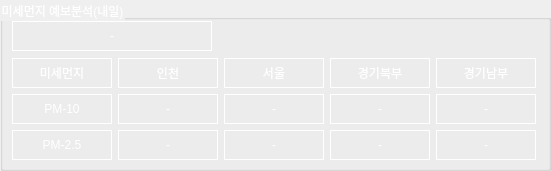
   <widget class="QGroupBox" name="groupBox_analysis_tomorrow">
    <property name="geometry">
     <rect>
      <x>10</x>
      <y>340</y>
      <width>551</width>
      <height>171</height>
     </rect>
    </property>
    <property name="styleSheet">
     <string notr="true">color: rgb(255, 255, 255);</string>
    </property>
    <property name="title">
     <string>미세먼지 예보분석(내일)</string>
    </property>
    <widget class="QWidget" name="gridLayoutWidget_6">
     <property name="geometry">
      <rect>
       <x>10</x>
       <y>20</y>
       <width>528</width>
       <height>142</height>
      </rect>
     </property>
     <layout class="QGridLayout" name="gridLayout_analysis_tomorrow">
      <item row="0" column="0">
       <widget class="QLabel" name="label_analysis_tomorrow_title">
        <property name="sizePolicy">
         <sizepolicy hsizetype="Fixed" vsizetype="Fixed">
          <horstretch>0</horstretch>
          <verstretch>0</verstretch>
         </sizepolicy>
        </property>
        <property name="minimumSize">
         <size>
          <width>200</width>
          <height>30</height>
         </size>
        </property>
        <property name="frameShape">
         <enum>QFrame::Box</enum>
        </property>
        <property name="frameShadow">
         <enum>QFrame::Plain</enum>
        </property>
        <property name="lineWidth">
         <number>1</number>
        </property>
        <property name="text">
         <string>-</string>
        </property>
        <property name="alignment">
         <set>Qt::AlignCenter</set>
        </property>
       </widget>
      </item>
      <item row="1" column="0">
       <layout class="QGridLayout" name="gridLayout_analysis_tomorrow_table">
        <item row="2" column="0">
         <widget class="QLabel" name="label_analysis_pm25_tomorrow_column">
          <property name="sizePolicy">
           <sizepolicy hsizetype="Fixed" vsizetype="Fixed">
            <horstretch>0</horstretch>
            <verstretch>0</verstretch>
           </sizepolicy>
          </property>
          <property name="minimumSize">
           <size>
            <width>100</width>
            <height>30</height>
           </size>
          </property>
          <property name="frameShape">
           <enum>QFrame::Box</enum>
          </property>
          <property name="frameShadow">
           <enum>QFrame::Plain</enum>
          </property>
          <property name="lineWidth">
           <number>1</number>
          </property>
          <property name="text">
           <string>PM-2.5</string>
          </property>
          <property name="alignment">
           <set>Qt::AlignCenter</set>
          </property>
         </widget>
        </item>
        <item row="2" column="2">
         <widget class="QLabel" name="label_analysis_pm25_tomorrow_02">
          <property name="sizePolicy">
           <sizepolicy hsizetype="Fixed" vsizetype="Fixed">
            <horstretch>0</horstretch>
            <verstretch>0</verstretch>
           </sizepolicy>
          </property>
          <property name="minimumSize">
           <size>
            <width>100</width>
            <height>30</height>
           </size>
          </property>
          <property name="frameShape">
           <enum>QFrame::Box</enum>
          </property>
          <property name="frameShadow">
           <enum>QFrame::Plain</enum>
          </property>
          <property name="lineWidth">
           <number>1</number>
          </property>
          <property name="text">
           <string>-</string>
          </property>
          <property name="alignment">
           <set>Qt::AlignCenter</set>
          </property>
         </widget>
        </item>
        <item row="0" column="2">
         <widget class="QLabel" name="label_analysis_city_02_tomorrow_header">
          <property name="sizePolicy">
           <sizepolicy hsizetype="Fixed" vsizetype="Fixed">
            <horstretch>0</horstretch>
            <verstretch>0</verstretch>
           </sizepolicy>
          </property>
          <property name="minimumSize">
           <size>
            <width>100</width>
            <height>30</height>
           </size>
          </property>
          <property name="frameShape">
           <enum>QFrame::Box</enum>
          </property>
          <property name="frameShadow">
           <enum>QFrame::Plain</enum>
          </property>
          <property name="lineWidth">
           <number>1</number>
          </property>
          <property name="text">
           <string>서울</string>
          </property>
          <property name="alignment">
           <set>Qt::AlignCenter</set>
          </property>
         </widget>
        </item>
        <item row="2" column="4">
         <widget class="QLabel" name="label_analysis_pm25_tomorrow_04">
          <property name="sizePolicy">
           <sizepolicy hsizetype="Fixed" vsizetype="Fixed">
            <horstretch>0</horstretch>
            <verstretch>0</verstretch>
           </sizepolicy>
          </property>
          <property name="minimumSize">
           <size>
            <width>100</width>
            <height>30</height>
           </size>
          </property>
          <property name="frameShape">
           <enum>QFrame::Box</enum>
          </property>
          <property name="frameShadow">
           <enum>QFrame::Plain</enum>
          </property>
          <property name="lineWidth">
           <number>1</number>
          </property>
          <property name="text">
           <string>-</string>
          </property>
          <property name="alignment">
           <set>Qt::AlignCenter</set>
          </property>
         </widget>
        </item>
        <item row="0" column="4">
         <widget class="QLabel" name="label_analysis_city_04_tomorrow_header">
          <property name="sizePolicy">
           <sizepolicy hsizetype="Fixed" vsizetype="Fixed">
            <horstretch>0</horstretch>
            <verstretch>0</verstretch>
           </sizepolicy>
          </property>
          <property name="minimumSize">
           <size>
            <width>100</width>
            <height>30</height>
           </size>
          </property>
          <property name="frameShape">
           <enum>QFrame::Box</enum>
          </property>
          <property name="frameShadow">
           <enum>QFrame::Plain</enum>
          </property>
          <property name="lineWidth">
           <number>1</number>
          </property>
          <property name="text">
           <string>경기남부</string>
          </property>
          <property name="alignment">
           <set>Qt::AlignCenter</set>
          </property>
         </widget>
        </item>
        <item row="1" column="0">
         <widget class="QLabel" name="label_analysis_pm10_tomorrow_column">
          <property name="sizePolicy">
           <sizepolicy hsizetype="Fixed" vsizetype="Fixed">
            <horstretch>0</horstretch>
            <verstretch>0</verstretch>
           </sizepolicy>
          </property>
          <property name="minimumSize">
           <size>
            <width>100</width>
            <height>30</height>
           </size>
          </property>
          <property name="frameShape">
           <enum>QFrame::Box</enum>
          </property>
          <property name="frameShadow">
           <enum>QFrame::Plain</enum>
          </property>
          <property name="lineWidth">
           <number>1</number>
          </property>
          <property name="text">
           <string>PM-10</string>
          </property>
          <property name="alignment">
           <set>Qt::AlignCenter</set>
          </property>
         </widget>
        </item>
        <item row="1" column="3">
         <widget class="QLabel" name="label_analysis_pm10_tomorrow_03">
          <property name="sizePolicy">
           <sizepolicy hsizetype="Fixed" vsizetype="Fixed">
            <horstretch>0</horstretch>
            <verstretch>0</verstretch>
           </sizepolicy>
          </property>
          <property name="minimumSize">
           <size>
            <width>100</width>
            <height>30</height>
           </size>
          </property>
          <property name="frameShape">
           <enum>QFrame::Box</enum>
          </property>
          <property name="frameShadow">
           <enum>QFrame::Plain</enum>
          </property>
          <property name="lineWidth">
           <number>1</number>
          </property>
          <property name="text">
           <string>-</string>
          </property>
          <property name="alignment">
           <set>Qt::AlignCenter</set>
          </property>
         </widget>
        </item>
        <item row="0" column="0">
         <widget class="QLabel" name="label_analysis_tomorrow_header">
          <property name="sizePolicy">
           <sizepolicy hsizetype="Fixed" vsizetype="Fixed">
            <horstretch>0</horstretch>
            <verstretch>0</verstretch>
           </sizepolicy>
          </property>
          <property name="minimumSize">
           <size>
            <width>100</width>
            <height>30</height>
           </size>
          </property>
          <property name="frameShape">
           <enum>QFrame::Box</enum>
          </property>
          <property name="frameShadow">
           <enum>QFrame::Plain</enum>
          </property>
          <property name="lineWidth">
           <number>1</number>
          </property>
          <property name="text">
           <string>미세먼지</string>
          </property>
          <property name="alignment">
           <set>Qt::AlignCenter</set>
          </property>
         </widget>
        </item>
        <item row="1" column="4">
         <widget class="QLabel" name="label_analysis_pm10_tomorrow_04">
          <property name="sizePolicy">
           <sizepolicy hsizetype="Fixed" vsizetype="Fixed">
            <horstretch>0</horstretch>
            <verstretch>0</verstretch>
           </sizepolicy>
          </property>
          <property name="minimumSize">
           <size>
            <width>100</width>
            <height>30</height>
           </size>
          </property>
          <property name="frameShape">
           <enum>QFrame::Box</enum>
          </property>
          <property name="frameShadow">
           <enum>QFrame::Plain</enum>
          </property>
          <property name="lineWidth">
           <number>1</number>
          </property>
          <property name="text">
           <string>-</string>
          </property>
          <property name="alignment">
           <set>Qt::AlignCenter</set>
          </property>
         </widget>
        </item>
        <item row="2" column="1">
         <widget class="QLabel" name="label_analysis_pm25_tomorrow_01">
          <property name="sizePolicy">
           <sizepolicy hsizetype="Fixed" vsizetype="Fixed">
            <horstretch>0</horstretch>
            <verstretch>0</verstretch>
           </sizepolicy>
          </property>
          <property name="minimumSize">
           <size>
            <width>100</width>
            <height>30</height>
           </size>
          </property>
          <property name="frameShape">
           <enum>QFrame::Box</enum>
          </property>
          <property name="frameShadow">
           <enum>QFrame::Plain</enum>
          </property>
          <property name="lineWidth">
           <number>1</number>
          </property>
          <property name="text">
           <string>-</string>
          </property>
          <property name="alignment">
           <set>Qt::AlignCenter</set>
          </property>
         </widget>
        </item>
        <item row="1" column="1">
         <widget class="QLabel" name="label_analysis_pm10_tomorrow_01">
          <property name="sizePolicy">
           <sizepolicy hsizetype="Fixed" vsizetype="Fixed">
            <horstretch>0</horstretch>
            <verstretch>0</verstretch>
           </sizepolicy>
          </property>
          <property name="minimumSize">
           <size>
            <width>100</width>
            <height>30</height>
           </size>
          </property>
          <property name="frameShape">
           <enum>QFrame::Box</enum>
          </property>
          <property name="frameShadow">
           <enum>QFrame::Plain</enum>
          </property>
          <property name="lineWidth">
           <number>1</number>
          </property>
          <property name="text">
           <string>-</string>
          </property>
          <property name="alignment">
           <set>Qt::AlignCenter</set>
          </property>
         </widget>
        </item>
        <item row="0" column="1">
         <widget class="QLabel" name="label_analysis_city_01_tomorrow_header">
          <property name="sizePolicy">
           <sizepolicy hsizetype="Fixed" vsizetype="Fixed">
            <horstretch>0</horstretch>
            <verstretch>0</verstretch>
           </sizepolicy>
          </property>
          <property name="minimumSize">
           <size>
            <width>100</width>
            <height>30</height>
           </size>
          </property>
          <property name="frameShape">
           <enum>QFrame::Box</enum>
          </property>
          <property name="frameShadow">
           <enum>QFrame::Plain</enum>
          </property>
          <property name="lineWidth">
           <number>1</number>
          </property>
          <property name="text">
           <string>인천</string>
          </property>
          <property name="alignment">
           <set>Qt::AlignCenter</set>
          </property>
         </widget>
        </item>
        <item row="2" column="3">
         <widget class="QLabel" name="label_analysis_pm25_tomorrow_03">
          <property name="sizePolicy">
           <sizepolicy hsizetype="Fixed" vsizetype="Fixed">
            <horstretch>0</horstretch>
            <verstretch>0</verstretch>
           </sizepolicy>
          </property>
          <property name="minimumSize">
           <size>
            <width>100</width>
            <height>30</height>
           </size>
          </property>
          <property name="frameShape">
           <enum>QFrame::Box</enum>
          </property>
          <property name="frameShadow">
           <enum>QFrame::Plain</enum>
          </property>
          <property name="lineWidth">
           <number>1</number>
          </property>
          <property name="text">
           <string>-</string>
          </property>
          <property name="alignment">
           <set>Qt::AlignCenter</set>
          </property>
         </widget>
        </item>
        <item row="1" column="2">
         <widget class="QLabel" name="label_analysis_pm10_tomorrow_02">
          <property name="sizePolicy">
           <sizepolicy hsizetype="Fixed" vsizetype="Fixed">
            <horstretch>0</horstretch>
            <verstretch>0</verstretch>
           </sizepolicy>
          </property>
          <property name="minimumSize">
           <size>
            <width>100</width>
            <height>30</height>
           </size>
          </property>
          <property name="frameShape">
           <enum>QFrame::Box</enum>
          </property>
          <property name="frameShadow">
           <enum>QFrame::Plain</enum>
          </property>
          <property name="lineWidth">
           <number>1</number>
          </property>
          <property name="text">
           <string>-</string>
          </property>
          <property name="alignment">
           <set>Qt::AlignCenter</set>
          </property>
         </widget>
        </item>
        <item row="0" column="3">
         <widget class="QLabel" name="label_analysis_city_03_tomorrow_header">
          <property name="sizePolicy">
           <sizepolicy hsizetype="Fixed" vsizetype="Fixed">
            <horstretch>0</horstretch>
            <verstretch>0</verstretch>
           </sizepolicy>
          </property>
          <property name="minimumSize">
           <size>
            <width>100</width>
            <height>30</height>
           </size>
          </property>
          <property name="frameShape">
           <enum>QFrame::Box</enum>
          </property>
          <property name="frameShadow">
           <enum>QFrame::Plain</enum>
          </property>
          <property name="lineWidth">
           <number>1</number>
          </property>
          <property name="text">
           <string>경기북부</string>
          </property>
          <property name="alignment">
           <set>Qt::AlignCenter</set>
          </property>
         </widget>
        </item>
       </layout>
      </item>
     </layout>
    </widget>
   </widget>
